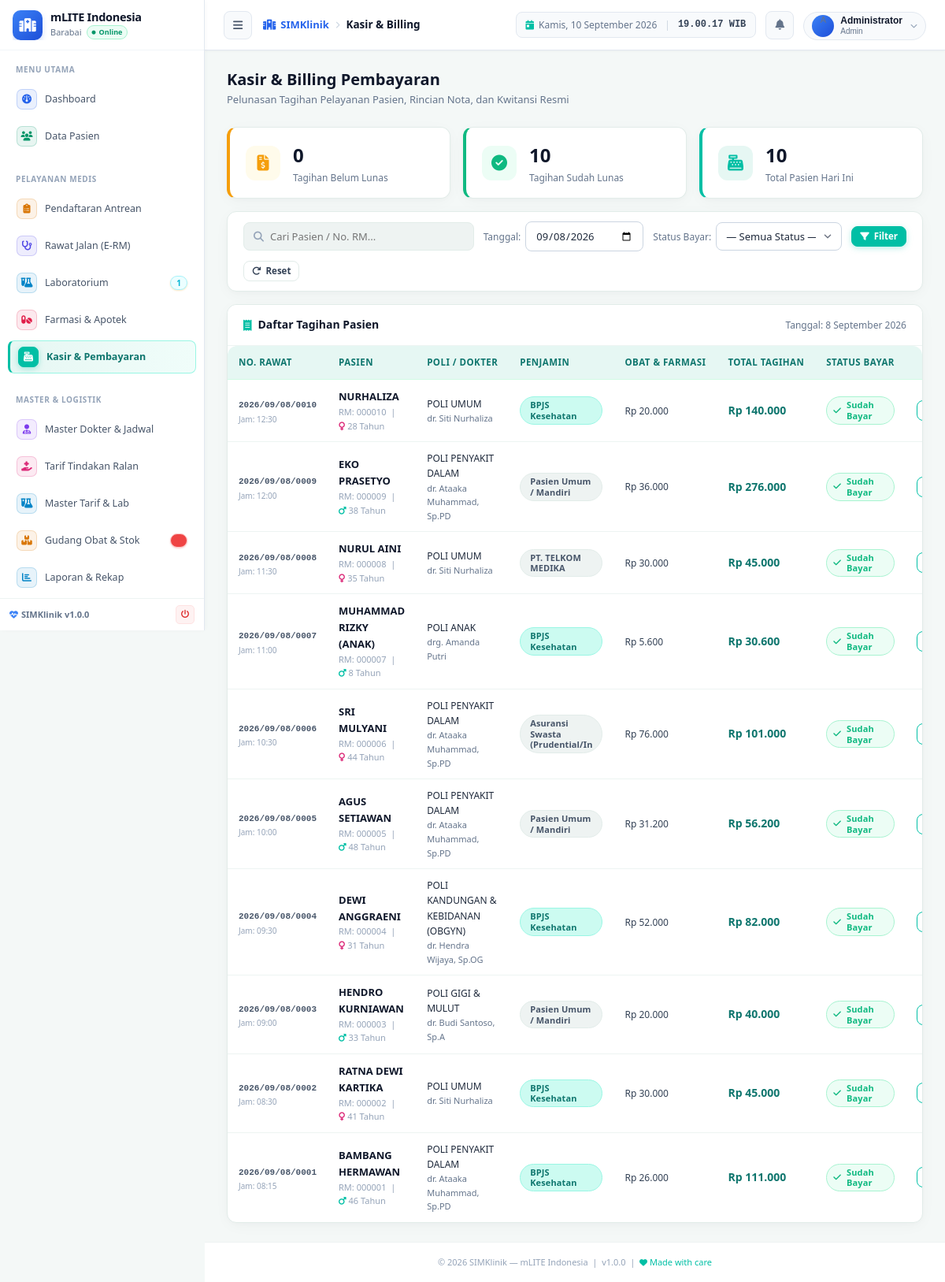
Screenshot of /modules/kasir/index.php?tgl=2026-09-08 (signed in) with the database file from the repository.
### tables this page shows
CREATE TABLE IF NOT EXISTS `reg_periksa` (
  `no_reg` varchar(8) DEFAULT NULL,
  `no_rawat` varchar(17) NOT NULL,
  `tgl_registrasi` date DEFAULT NULL,
  `jam_reg` time DEFAULT NULL,
  `kd_dokter` varchar(20) DEFAULT NULL,
  `no_rkm_medis` varchar(15) DEFAULT NULL,
  `kd_poli` char(5) DEFAULT NULL,
  `p_jawab` varchar(100) DEFAULT NULL,
  `almt_pj` varchar(200) DEFAULT NULL,
  `hubunganpj` varchar(20) DEFAULT NULL,
  `biaya_reg` double DEFAULT NULL,
  `stts` enum('Belum','Sudah','Batal','Berkas Diterima','Dirujuk','Meninggal','Dirawat','Pulang Paksa') DEFAULT NULL,
  `stts_daftar` enum('-','Lama','Baru') NOT NULL,
  `status_lanjut` enum('Ralan','Ranap') NOT NULL,
  `kd_pj` char(3) NOT NULL,
  `umurdaftar` int DEFAULT NULL,
  `sttsumur` enum('Th','Bl','Hr') DEFAULT NULL,
  `status_bayar` enum('Sudah Bayar','Belum Bayar') NOT NULL,
  `status_poli` enum('Lama','Baru') NOT NULL,
  PRIMARY KEY (`no_rawat`),
  KEY `no_rkm_medis` (`no_rkm_medis`),
  KEY `kd_poli` (`kd_poli`),
  KEY `kd_pj` (`kd_pj`),
  KEY `status_lanjut` (`status_lanjut`),
  KEY `kd_dokter` (`kd_dokter`),
  KEY `status_bayar` (`status_bayar`) USING BTREE
);

CREATE TABLE IF NOT EXISTS `pasien` (
  `no_rkm_medis` varchar(15) NOT NULL,
  `nm_pasien` varchar(40) DEFAULT NULL,
  `no_ktp` varchar(20) DEFAULT NULL,
  `jk` enum('L','P') DEFAULT NULL,
  `tmp_lahir` varchar(15) DEFAULT NULL,
  `tgl_lahir` date DEFAULT NULL,
  `nm_ibu` varchar(40) NOT NULL,
  `alamat` varchar(200) DEFAULT NULL,
  `gol_darah` enum('A','B','O','AB','-') DEFAULT NULL,
  `pekerjaan` varchar(60) DEFAULT NULL,
  `stts_nikah` enum('BELUM MENIKAH','MENIKAH','JANDA','DUDHA','JOMBLO') DEFAULT NULL,
  `agama` varchar(12) DEFAULT NULL,
  `tgl_daftar` date DEFAULT NULL,
  `no_tlp` varchar(40) DEFAULT NULL,
  `umur` varchar(30) NOT NULL,
  `pnd` enum('TS','TK','SD','SMP','SMA','SLTA/SEDERAJAT','D1','D2','D3','D4','S1','S2','S3','-') NOT NULL,
  `keluarga` enum('AYAH','IBU','ISTRI','SUAMI','SAUDARA','ANAK') DEFAULT NULL,
  `namakeluarga` varchar(50) NOT NULL,
  `kd_pj` char(3) NOT NULL,
  `no_peserta` varchar(25) DEFAULT NULL,
  `kd_kel` varchar(100) NOT NULL,
  `kd_kec` int NOT NULL,
  `kd_kab` int NOT NULL,
  `pekerjaanpj` varchar(35) NOT NULL,
  `alamatpj` varchar(100) NOT NULL,
  `kelurahanpj` varchar(60) NOT NULL,
  `kecamatanpj` varchar(60) NOT NULL,
  `kabupatenpj` varchar(60) NOT NULL,
  `perusahaan_pasien` varchar(8) NOT NULL,
  `suku_bangsa` int NOT NULL,
  `bahasa_pasien` int NOT NULL,
  `cacat_fisik` int NOT NULL,
  `email` varchar(50) NOT NULL,
  `nip` varchar(30) NOT NULL,
  `kd_prop` int NOT NULL,
  `propinsipj` varchar(30) NOT NULL,
  PRIMARY KEY (`no_rkm_medis`),
  KEY `kd_pj` (`kd_pj`),
  KEY `kd_kec` (`kd_kec`),
  KEY `kd_kab` (`kd_kab`),
  KEY `nm_pasien` (`nm_pasien`),
  KEY `alamat` (`alamat`),
  KEY `kd_kel_2` (`kd_kel`),
  KEY `no_ktp` (`no_ktp`),
  KEY `no_peserta` (`no_peserta`),
  KEY `perusahaan_pasien` (`perusahaan_pasien`) USING BTREE,
  KEY `suku_bangsa` (`suku_bangsa`) USING BTREE,
  KEY `bahasa_pasien` (`bahasa_pasien`) USING BTREE,
  KEY `cacat_fisik` (`cacat_fisik`) USING BTREE,
  KEY `kd_prop` (`kd_prop`) USING BTREE
);

CREATE TABLE IF NOT EXISTS `poliklinik` (
  `kd_poli` char(5) NOT NULL DEFAULT '',
  `nm_poli` varchar(50) DEFAULT NULL,
  `registrasi` double NOT NULL,
  `registrasilama` double NOT NULL,
  `status` enum('0','1') NOT NULL,
  PRIMARY KEY (`kd_poli`),
  KEY `nm_poli` (`nm_poli`),
  KEY `registrasi` (`registrasi`),
  KEY `registrasilama` (`registrasilama`)
);

CREATE TABLE IF NOT EXISTS `dokter` (
  `kd_dokter` varchar(20) NOT NULL,
  `nm_dokter` varchar(50) DEFAULT NULL,
  `jk` enum('L','P') DEFAULT NULL,
  `tmp_lahir` varchar(20) DEFAULT NULL,
  `tgl_lahir` date DEFAULT NULL,
  `gol_drh` enum('A','B','O','AB','-') DEFAULT NULL,
  `agama` varchar(12) DEFAULT NULL,
  `almt_tgl` varchar(60) DEFAULT NULL,
  `no_telp` varchar(13) DEFAULT NULL,
  `stts_nikah` enum('BELUM MENIKAH','MENIKAH','JANDA','DUDHA','JOMBLO') DEFAULT NULL,
  `kd_sps` char(5) DEFAULT NULL,
  `alumni` varchar(60) DEFAULT NULL,
  `no_ijn_praktek` varchar(120) DEFAULT NULL,
  `status` enum('0','1') NOT NULL,
  PRIMARY KEY (`kd_dokter`),
  KEY `kd_sps` (`kd_sps`),
  KEY `nm_dokter` (`nm_dokter`),
  KEY `jk` (`jk`),
  KEY `tmp_lahir` (`tmp_lahir`),
  KEY `tgl_lahir` (`tgl_lahir`),
  KEY `gol_drh` (`gol_drh`),
  KEY `agama` (`agama`),
  KEY `almt_tgl` (`almt_tgl`),
  KEY `no_telp` (`no_telp`),
  KEY `stts_nikah` (`stts_nikah`),
  KEY `alumni` (`alumni`),
  KEY `no_ijn_praktek` (`no_ijn_praktek`),
  KEY `kd_dokter` (`kd_dokter`),
  KEY `status` (`status`)
);

CREATE TABLE IF NOT EXISTS `penjab` (
  `kd_pj` char(3) NOT NULL,
  `png_jawab` varchar(30) NOT NULL,
  `nama_perusahaan` varchar(60) NOT NULL,
  `alamat_asuransi` varchar(130) NOT NULL,
  `no_telp` varchar(40) NOT NULL,
  `attn` varchar(60) NOT NULL,
  `status` enum('0','1') NOT NULL,
  PRIMARY KEY (`kd_pj`)
);

### config.php (called while the page is built, shortened)
<?php
function tgl_indo(string $date, bool $with_day = false): string {
    $days  = ['Minggu','Senin','Selasa','Rabu','Kamis','Jumat','Sabtu'];
    $months = ['','Januari','Februari','Maret','April','Mei','Juni',
               'Juli','Agustus','September','Oktober','November','Desember'];
    $ts  = strtotime($date);
    $day = $with_day ? $days[date('w', $ts)] . ', ' : '';
    return $day . date('j', $ts) . ' ' . $months[(int)date('n', $ts)] . ' ' . date('Y', $ts);
}
function rupiah(float $amount): string {
    return 'Rp ' . number_format($amount, 0, ',', '.');
}
function hitung_umur(string $tgl_lahir): string {
    $dob  = new DateTime($tgl_lahir);
    $now  = new DateTime();
    $diff = $now->diff($dob);
    if ($diff->y > 0) return $diff->y . ' Tahun';
    return $diff->d . ' Hari';
}

### modules/kasir/index.php (the view, shortened to what this page needs)
<?php
require_once dirname(__DIR__, 2) . '/config.php';
require_once dirname(__DIR__, 2) . '/includes/functions.php';
$today  = date('Y-m-d');
$tgl    = sanitize($_GET['tgl'] ?? $today);
$status = sanitize($_GET['status'] ?? '');
$search = sanitize($_GET['q'] ?? '');
$where = "r.tgl_registrasi = '$tgl'";
$page     = max(1, (int)($_GET['page'] ?? 1));
$per_page = 25;
$offset   = ($page - 1) * $per_page;
$result = $conn->query("
    SELECT r.no_rawat, r.no_reg, r.tgl_registrasi, r.jam_reg,
           r.status_bayar, r.stts, r.biaya_reg,
           p.nm_pasien, p.no_rkm_medis, p.jk, p.tgl_lahir,
           d.nm_dokter, pol.nm_poli, pol.registrasi as tarif_poli,
           pj.png_jawab as nm_penjab,
           -- Total biaya obat farmasi
           COALESCE((SELECT SUM(dpo.total) FROM detail_pemberian_obat dpo WHERE dpo.no_rawat = r.no_rawat),
                    (SELECT SUM(rd.jml * db.ralan) FROM resep_obat ro JOIN resep_dokter rd ON ro.no_resep = rd.no_resep JOIN databarang db ON rd.kode_brng = db.kode_brng WHERE ro.no_rawat = r.no_rawat),
                    0) as total_obat,
           -- Total biaya lab
           COALESCE((SELECT SUM(biaya) FROM periksa_lab pl WHERE pl.no_rawat = r.no_rawat), 0) as total_lab
    FROM reg_periksa r
    JOIN pasien p ON r.no_rkm_medis = p.no_rkm_medis
    LEFT JOIN dokter d ON r.kd_dokter = d.kd_dokter
    LEFT JOIN poliklinik pol ON r.kd_poli = pol.kd_poli
    LEFT JOIN penjab pj ON p.kd_pj = pj.kd_pj
    WHERE $where
    GROUP BY r.no_rawat
    ORDER BY r.status_bayar = 'Belum Bayar' DESC, r.jam_reg DESC
    LIMIT $per_page OFFSET $offset
");
$billing_list = [];
if ($result) {
    while ($row = $result->fetch_assoc()) {
        $biaya_reg   = (float)($row['biaya_reg'] > 0 ? $row['biaya_reg'] : ($row['tarif_poli'] ?? 0));
        $total_obat  = (float)$row['total_obat'];
        $total_lab   = (float)$row['total_lab'];
        $grand_total = $biaya_reg + $total_obat + $total_lab;
        $row['grand_total'] = $grand_total;
        $billing_list[]     = $row;
    }
}
$c_belum = ($conn->query("SELECT COUNT(*) as t FROM reg_periksa WHERE tgl_registrasi = '$tgl' AND status_bayar = 'Belum Bayar'")->fetch_assoc()['t'] ?? 0);
$c_sudah = ($conn->query("SELECT COUNT(*) as t FROM reg_periksa WHERE tgl_registrasi = '$tgl' AND status_bayar = 'Sudah Bayar'")->fetch_assoc()['t'] ?? 0);
include dirname(__DIR__, 2) . '/includes/header.php';
?>
<div class="page-header">
  <div>
    <h1 class="page-title">Kasir & Billing Pembayaran</h1>
    <p class="page-subtitle">Pelunasan Tagihan Pelayanan Pasien, Rincian Nota, dan Kwitansi Resmi</p>
  </div>
</div>
<div style="display:grid;grid-template-columns:repeat(3, 1fr);gap:16px;margin-bottom:16px;">
  <div class="card" style="border-left:4px solid var(--warning);">
    <div class="card-body" style="padding:16px 20px;display:flex;align-items:center;gap:16px;">
      <div style="width:44px;height:44px;background:var(--warning-bg);border-radius:12px;display:flex;align-items:center;justify-content:center;color:var(--warning);font-size:20px;">
        <i class="fas fa-file-invoice-dollar"></i>
      </div>
      <div>
        <div style="font-size:24px;font-weight:700;color:var(--gray-900);"><?= $c_belum ?></div>
        <div style="font-size:12px;color:var(--gray-500);">Tagihan Belum Lunas</div>
      </div>
    </div>
  </div>
  <div class="card" style="border-left:4px solid var(--success);">
    <div class="card-body" style="padding:16px 20px;display:flex;align-items:center;gap:16px;">
      <div style="width:44px;height:44px;background:var(--success-bg);border-radius:12px;display:flex;align-items:center;justify-content:center;color:var(--success);font-size:20px;">
        <i class="fas fa-check-circle"></i>
      </div>
      <div>
        <div style="font-size:24px;font-weight:700;color:var(--gray-900);"><?= $c_sudah ?></div>
        <div style="font-size:12px;color:var(--gray-500);">Tagihan Sudah Lunas</div>
      </div>
    </div>
  </div>
  <div class="card" style="border-left:4px solid var(--primary-600);">
    <div class="card-body" style="padding:16px 20px;display:flex;align-items:center;gap:16px;">
      <div style="width:44px;height:44px;background:var(--primary-50);border-radius:12px;display:flex;align-items:center;justify-content:center;color:var(--primary-600);font-size:20px;">
        <i class="fas fa-cash-register"></i>
      </div>
      <div>
        <div style="font-size:24px;font-weight:700;color:var(--gray-900);"><?= $c_belum + $c_sudah ?></div>
        <div style="font-size:12px;color:var(--gray-500);">Total Pasien Hari Ini</div>
      </div>
    </div>
  </div>
</div>
<div class="card mb-16">
  <div class="card-body" style="padding:12px 20px;">
    <form method="GET" style="display:flex;gap:12px;align-items:center;flex-wrap:wrap;">
      <div class="search-bar" style="flex:1;max-width:320px;">
        <i class="fas fa-search"></i>
        <input type="text" name="q" placeholder="Cari Pasien / No. RM..."
               value="<?= htmlspecialchars($search) ?>" autocomplete="off">
      </div>
      <div style="display:flex;align-items:center;gap:6px;">
        <label style="font-size:12px;color:var(--gray-500);">Tanggal:</label>
        <input type="date" name="tgl" class="form-control" style="width:150px;"
               value="<?= $tgl ?>" max="<?= date('Y-m-d') ?>">
      </div>
      <div style="display:flex;align-items:center;gap:6px;">
        <label style="font-size:12px;color:var(--gray-500);">Status Bayar:</label>
        <select name="status" class="form-control" style="width:160px;">
          <option value="">— Semua Status —</option>
        </select>
      </div>
      <button type="submit" class="btn btn-primary btn-sm"><i class="fas fa-filter"></i> Filter</button>
      <?php if ($search || $tgl !== $today || $status): ?>
        <a href="<?= BASE_URL ?>modules/kasir/index.php" class="btn btn-outline btn-sm"><i class="fas fa-redo"></i> Reset</a>
      <?php endif; ?>
    </form>
  </div>
</div>
<div class="card">
  <div class="card-header">
    <div class="card-title"><i class="fas fa-receipt"></i> Daftar Tagihan Pasien</div>
    <span style="font-size:12px;color:var(--gray-500);">Tanggal: <?= tgl_indo($tgl) ?></span>
  </div>
  <div class="card-body" style="padding:0;">
    <?php if (empty($billing_list)): ?>
      <div class="empty-state">
        <div class="empty-state-icon"><i class="fas fa-receipt"></i></div>
        <div class="empty-state-title">Tidak ada transaksi tagihan</div>
        <div class="empty-state-desc">Pilih tanggal lain untuk melihat riwayat billing.</div>
      </div>
    <?php else: ?>
      <div class="table-wrapper">
        <table class="table">
          <thead>
            <tr>
              <th>No. Rawat</th>
              <th>Pasien</th>
              <th>Poli / Dokter</th>
              <th>Penjamin</th>
              <th>Obat & Farmasi</th>
              <th>Total Tagihan</th>
              <th>Status Bayar</th>
              <th style="width:140px;text-align:center;">Aksi</th>
            </tr>
          </thead>
          <tbody>
            <?php foreach ($billing_list as $b): ?>
              <?php $is_lunas = $b['status_bayar'] === 'Sudah Bayar'; ?>
              <tr>
                <td>
                  <span style="font-family:monospace;font-weight:700;color:var(--gray-600);font-size:11px;">
                    <?= htmlspecialchars($b['no_rawat']) ?>
                  </span>
                  <div style="font-size:10px;color:var(--gray-400);">Jam: <?= substr($b['jam_reg'], 0, 5) ?></div>
                </td>
                <td>
                  <div style="font-size:13px;font-weight:600;color:var(--gray-900);">
                    <?= htmlspecialchars($b['nm_pasien']) ?>
                  </div>
                  <div style="font-size:11px;color:var(--gray-400);">
                    RM: <?= $b['no_rkm_medis'] ?> &nbsp;|&nbsp; <?= icon_jk($b['jk']) ?> <?= hitung_umur($b['tgl_lahir']) ?>
                  </div>
                </td>
                <td>
                  <div style="font-size:12px;font-weight:500;"><?= htmlspecialchars($b['nm_poli']) ?></div>
                  <div style="font-size:11px;color:var(--gray-500);"><?= htmlspecialchars($b['nm_dokter']) ?></div>
                </td>
                <td>
                  <span class="badge badge-<?= str_contains(strtolower($b['nm_penjab']??''), 'bpjs') ? 'primary' : 'secondary' ?>">
                    <?= htmlspecialchars($b['nm_penjab'] ?: 'Umum') ?>
                  </span>
                </td>
                <td style="font-size:12px;color:var(--gray-700);">
                  <?= rupiah($b['total_obat']) ?>
                </td>
                <td>
                  <strong style="font-size:14px;color:var(--primary-700);">
                    <?= rupiah($b['grand_total']) ?>
                  </strong>
                </td>
                <td>
                  <span class="badge <?= $is_lunas ? 'badge-success' : 'badge-danger' ?>" style="font-size:11px;padding:3px 8px;">
                    <i class="fas <?= $is_lunas ? 'fa-check' : 'fa-clock' ?>" style="margin-right:3px;"></i>
                    <?= htmlspecialchars($b['status_bayar']) ?>
                  </span>
                </td>
                <td style="text-align:center;">
                  <a href="<?= BASE_URL ?>modules/kasir/bayar.php?no_rawat=<?= urlencode($b['no_rawat']) ?>"
                     class="btn btn-sm <?= $is_lunas ? 'btn-outline-primary' : 'btn-success' ?>">
                  </a>
                </td>
              </tr>
            <?php endforeach; ?>
          </tbody>
        </table>
      </div>
    <?php endif; ?>
  </div>
</div>
<?php include dirname(__DIR__, 2) . '/includes/footer.php'; ?>

### includes/functions.php (shortened to what this page needs)
<?php
function stat_antrian_menunggu(): int {
    global $conn;
    $today  = date('Y-m-d');
    $result = $conn->query("SELECT COUNT(*) as total FROM reg_periksa WHERE tgl_registrasi = '$today' AND stts = 'Belum'");
    return $result ? (int)$result->fetch_assoc()['total'] : 0;
}
function icon_jk(string $jk): string {
    return $jk === 'L'
        ? '<i class="fas fa-mars text-blue" title="Laki-laki"></i>'
        : '<i class="fas fa-venus text-pink" title="Perempuan"></i>';
}
function sanitize(string $input): string {
    return htmlspecialchars(trim(strip_tags($input)), ENT_QUOTES, 'UTF-8');
}

### rows the page displays
reg_periksa: no_rawat "2026/09/08/0010", jam_reg "12:30", no_rkm_medis.nm_pasien "NURHALIZA", no_rkm_medis.no_rkm_medis "000010", no_rkm_medis.tgl_lahir "28 Tahun", kd_poli.nm_poli "POLI UMUM", kd_dokter.nm_dokter "dr. Siti Nurhaliza", kd_pj.png_jawab "BPJS Kesehatan", total_obat "Rp 20.000", grand_total "Rp 140.000", status_bayar "Sudah Bayar"
reg_periksa: no_rawat "2026/09/08/0009", jam_reg "12:00", no_rkm_medis.nm_pasien "EKO PRASETYO", no_rkm_medis.no_rkm_medis "000009", no_rkm_medis.tgl_lahir "38 Tahun", kd_poli.nm_poli "POLI PENYAKIT DALAM", kd_dokter.nm_dokter "dr. Ataaka Muhammad, Sp.PD", kd_pj.png_jawab "Pasien Umum / Mandiri", total_obat "Rp 36.000", grand_total "Rp 276.000", status_bayar "Sudah Bayar"
reg_periksa: no_rawat "2026/09/08/0008", jam_reg "11:30", no_rkm_medis.nm_pasien "NURUL AINI", no_rkm_medis.no_rkm_medis "000008", no_rkm_medis.tgl_lahir "35 Tahun", kd_poli.nm_poli "POLI UMUM", kd_dokter.nm_dokter "dr. Siti Nurhaliza", kd_pj.png_jawab "PT. TELKOM MEDIKA", total_obat "Rp 30.000", grand_total "Rp 45.000", status_bayar "Sudah Bayar"
reg_periksa: no_rawat "2026/09/08/0007", jam_reg "11:00", no_rkm_medis.nm_pasien "MUHAMMAD RIZKY (ANAK)", no_rkm_medis.no_rkm_medis "000007", no_rkm_medis.tgl_lahir "8 Tahun", kd_poli.nm_poli "POLI ANAK", kd_dokter.nm_dokter "drg. Amanda Putri", kd_pj.png_jawab "BPJS Kesehatan", total_obat "Rp 5.600", grand_total "Rp 30.600", status_bayar "Sudah Bayar"
reg_periksa: no_rawat "2026/09/08/0006", jam_reg "10:30", no_rkm_medis.nm_pasien "SRI MULYANI", no_rkm_medis.no_rkm_medis "000006", no_rkm_medis.tgl_lahir "44 Tahun", kd_poli.nm_poli "POLI PENYAKIT DALAM", kd_dokter.nm_dokter "dr. Ataaka Muhammad, Sp.PD", kd_pj.png_jawab "Asuransi Swasta (Prudential/In", total_obat "Rp 76.000", grand_total "Rp 101.000", status_bayar "Sudah Bayar"
reg_periksa: no_rawat "2026/09/08/0005", jam_reg "10:00", no_rkm_medis.nm_pasien "AGUS SETIAWAN", no_rkm_medis.no_rkm_medis "000005", no_rkm_medis.tgl_lahir "48 Tahun", kd_poli.nm_poli "POLI PENYAKIT DALAM", kd_dokter.nm_dokter "dr. Ataaka Muhammad, Sp.PD", kd_pj.png_jawab "Pasien Umum / Mandiri", total_obat "Rp 31.200", grand_total "Rp 56.200", status_bayar "Sudah Bayar"
reg_periksa: no_rawat "2026/09/08/0004", jam_reg "09:30", no_rkm_medis.nm_pasien "DEWI ANGGRAENI", no_rkm_medis.no_rkm_medis "000004", no_rkm_medis.tgl_lahir "31 Tahun", kd_poli.nm_poli "POLI KANDUNGAN & KEBIDANAN (OBGYN)", kd_dokter.nm_dokter "dr. Hendra Wijaya, Sp.OG", kd_pj.png_jawab "BPJS Kesehatan", total_obat "Rp 52.000", grand_total "Rp 82.000", status_bayar "Sudah Bayar"
reg_periksa: no_rawat "2026/09/08/0003", jam_reg "09:00", no_rkm_medis.nm_pasien "HENDRO KURNIAWAN", no_rkm_medis.no_rkm_medis "000003", no_rkm_medis.tgl_lahir "33 Tahun", kd_poli.nm_poli "POLI GIGI & MULUT", kd_dokter.nm_dokter "dr. Budi Santoso, Sp.A", kd_pj.png_jawab "Pasien Umum / Mandiri", total_obat "Rp 20.000", grand_total "Rp 40.000", status_bayar "Sudah Bayar"
reg_periksa: no_rawat "2026/09/08/0002", jam_reg "08:30", no_rkm_medis.nm_pasien "RATNA DEWI KARTIKA", no_rkm_medis.no_rkm_medis "000002", no_rkm_medis.tgl_lahir "41 Tahun", kd_poli.nm_poli "POLI UMUM", kd_dokter.nm_dokter "dr. Siti Nurhaliza", kd_pj.png_jawab "BPJS Kesehatan", total_obat "Rp 30.000", grand_total "Rp 45.000", status_bayar "Sudah Bayar"
reg_periksa: no_rawat "2026/09/08/0001", jam_reg "08:15", no_rkm_medis.nm_pasien "BAMBANG HERMAWAN", no_rkm_medis.no_rkm_medis "000001", no_rkm_medis.tgl_lahir "46 Tahun", kd_poli.nm_poli "POLI PENYAKIT DALAM", kd_dokter.nm_dokter "dr. Ataaka Muhammad, Sp.PD", kd_pj.png_jawab "BPJS Kesehatan", total_obat "Rp 26.000", grand_total "Rp 111.000", status_bayar "Sudah Bayar"

### other values shown
INSTANSI_NAMA "mLITE Indonesia"
INSTANSI_KOTA "Barabai"
$sec['title'] "MENU UTAMA"
$item['label'] "Dashboard"
$item['label'] "Data Pasien"
$sec['title'] "PELAYANAN MEDIS"
$item['label'] "Pendaftaran Antrean"
$item['label'] "Rawat Jalan (E-RM)"
$item['label'] "Laboratorium"
$item['badge'] "1"
$item['label'] "Farmasi & Apotek"
$item['label'] "Kasir & Pembayaran"
$sec['title'] "MASTER & LOGISTIK"
$item['label'] "Master Dokter & Jadwal"
$item['label'] "Tarif Tindakan Ralan"
